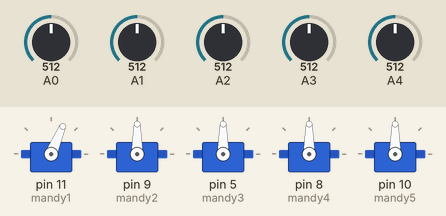
Bench run of a sketch on a simulated Arduino Uno, built with avr-gcc and run on an emulated ATmega328P. On the bench: 5 × servo. The inputs (shaded band) are chosen by the test bench; at power-on: A0 = 512, A1 = 512, A2 = 512, A3 = 512, A4 = 512.

Above: at 1.2 s.
1.3 s: A0 set to 716
At 1.6 s:
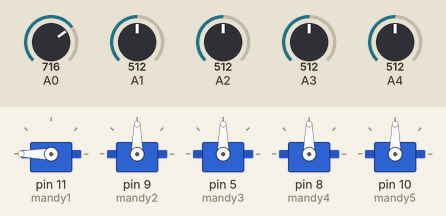
2.8 s: A0 set to 306
At 3.9 s:
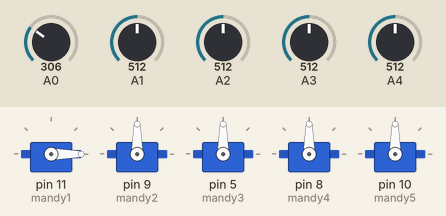
4.3 s: A0 set to 992
At 5.1 s:
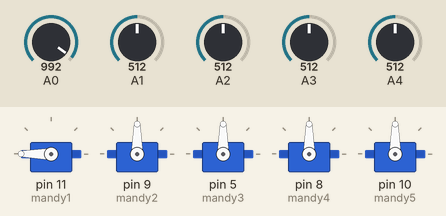
5.8 s: A0 set to 30
At 6.3 s:
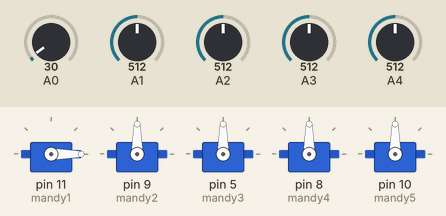
Timing chart, 0 to 8.3 s (numbered marks = the images above; inputs shaded):
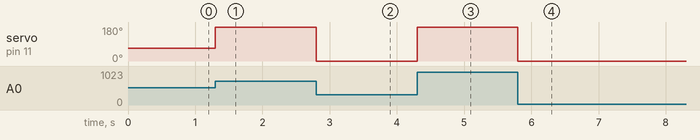

Measured:
- after the input at 1.3 s, servo on pin 11 (mandy1): 67° → 180° at once
- after the input at 2.8 s, servo on pin 11 (mandy1): 180° → 0° at once
- after the input at 4.3 s, servo on pin 11 (mandy1): 0° → 180° at once
- after the input at 5.8 s, servo on pin 11 (mandy1): 180° → 0° at once

The sketch:

major.ino
```cpp
#include<Servo.h>
Servo mandy1;
Servo mandy2;

Servo mandy3;

Servo mandy4;

Servo mandy5;

void setup() {
  pinMode(A0,INPUT);

  pinMode(A1,INPUT);

  pinMode(A2,INPUT);

  pinMode(A3,INPUT);

  pinMode(A4,INPUT);

  pinMode(A5,INPUT);

  mandy1.attach(11);

  mandy2.attach(9);

  mandy3.attach(5);

  mandy4.attach(8);

  mandy5.attach(10);
    int ma[5];
    }
void loop() {int pos=0;
int flex1=analogRead(A0);

int flex2=analogRead(A1);

int flex3=analogRead(A2);

int flex4=analogRead(A3);

int flex5=analogRead(A4);
 int pos1=map(flex1,400,700,0,180);
 pos1=constrain(pos1,0,180);

 mandy1.write(pos1); // put your main code here, to run repeatedly:

}
```
